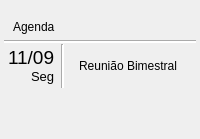
                         <widget class="QWidget" name="local_agenda" native="true">
                          <property name="maximumSize">
                           <size>
                            <width>900</width>
                            <height>16777215</height>
                           </size>
                          </property>
                          <property name="styleSheet">
                           <string notr="true">
#local_agenda{border-radius:15px;
background-color: rgb(108, 108, 108);
}
</string>
                          </property>
                          <layout class="QVBoxLayout" name="verticalLayout_38">
                           <property name="leftMargin">
                            <number>4</number>
                           </property>
                           <property name="rightMargin">
                            <number>4</number>
                           </property>
                           <item>
                            <widget class="QWidget" name="widget_20" native="true">
                             <property name="styleSheet">
                              <string notr="true">font: 81 16pt &quot;Inter ExtraBold&quot;;</string>
                             </property>
                             <layout class="QHBoxLayout" name="horizontalLayout_23">
                              <property name="bottomMargin">
                               <number>0</number>
                              </property>
                              <item alignment="Qt::AlignLeft|Qt::AlignTop">
                               <widget class="QLabel" name="label_10">
                                <property name="text">
                                 <string>Agenda</string>
                                </property>
                               </widget>
                              </item>
                             </layout>
                            </widget>
                           </item>
                           <item>
                            <widget class="QWidget" name="template_agenda_substituir" native="true">
                             <property name="sizePolicy">
                              <sizepolicy hsizetype="Expanding" vsizetype="Fixed">
                               <horstretch>0</horstretch>
                               <verstretch>0</verstretch>
                              </sizepolicy>
                             </property>
                             <property name="cursor">
                              <cursorShape>PointingHandCursor</cursorShape>
                             </property>
                             <property name="styleSheet">
                              <string notr="true">QWidget:hover{
;
	background-color: rgb(90, 90, 90);
}</string>
                             </property>
                             <layout class="QVBoxLayout" name="verticalLayout_34">
                              <property name="spacing">
                               <number>1</number>
                              </property>
                              <property name="leftMargin">
                               <number>0</number>
                              </property>
                              <property name="topMargin">
                               <number>0</number>
                              </property>
                              <property name="rightMargin">
                               <number>0</number>
                              </property>
                              <property name="bottomMargin">
                               <number>0</number>
                              </property>
                              <item>
                               <widget class="Line" name="line_2">
                                <property name="styleSheet">
                                 <string notr="true">background-color: rgb(255, 255, 255);</string>
                                </property>
                                <property name="orientation">
                                 <enum>Qt::Horizontal</enum>
                                </property>
                               </widget>
                              </item>
                              <item>
                               <widget class="QWidget" name="widget_19" native="true">
                                <property name="sizePolicy">
                                 <sizepolicy hsizetype="Preferred" vsizetype="Expanding">
                                  <horstretch>0</horstretch>
                                  <verstretch>0</verstretch>
                                 </sizepolicy>
                                </property>
                                <property name="maximumSize">
                                 <size>
                                  <width>16777215</width>
                                  <height>56</height>
                                 </size>
                                </property>
                                <property name="styleSheet">
                                 <string notr="true">font: 63 18pt &quot;Inter 28pt SemiBold&quot;;
</string>
                                </property>
                                <layout class="QHBoxLayout" name="horizontalLayout_26">
                                 <property name="leftMargin">
                                  <number>0</number>
                                 </property>
                                 <property name="topMargin">
                                  <number>0</number>
                                 </property>
                                 <property name="rightMargin">
                                  <number>0</number>
                                 </property>
                                 <property name="bottomMargin">
                                  <number>0</number>
                                 </property>
                                 <item>
                                  <widget class="QWidget" name="widget_21" native="true">
                                   <layout class="QHBoxLayout" name="horizontalLayout_22">
                                    <property name="leftMargin">
                                     <number>0</number>
                                    </property>
                                    <property name="topMargin">
                                     <number>0</number>
                                    </property>
                                    <property name="rightMargin">
                                     <number>0</number>
                                    </property>
                                    <property name="bottomMargin">
                                     <number>0</number>
                                    </property>
                                    <item>
                                     <widget class="QWidget" name="widget_25" native="true">
                                      <property name="sizePolicy">
                                       <sizepolicy hsizetype="Fixed" vsizetype="Preferred">
                                        <horstretch>0</horstretch>
                                        <verstretch>0</verstretch>
                                       </sizepolicy>
                                      </property>
                                      <layout class="QVBoxLayout" name="verticalLayout_36">
                                       <property name="spacing">
                                        <number>0</number>
                                       </property>
                                       <property name="leftMargin">
                                        <number>4</number>
                                       </property>
                                       <property name="topMargin">
                                        <number>2</number>
                                       </property>
                                       <property name="rightMargin">
                                        <number>0</number>
                                       </property>
                                       <property name="bottomMargin">
                                        <number>4</number>
                                       </property>
                                       <item>
                                        <widget class="QLabel" name="label_2">
                                         <property name="sizePolicy">
                                          <sizepolicy hsizetype="Fixed" vsizetype="Fixed">
                                           <horstretch>0</horstretch>
                                           <verstretch>0</verstretch>
                                          </sizepolicy>
                                         </property>
                                         <property name="text">
                                          <string>&lt;html&gt;&lt;head/&gt;&lt;body&gt;&lt;p&gt;&lt;span style=&quot; font-size:14pt;&quot;&gt;11/09&lt;/span&gt;&lt;/p&gt;&lt;/body&gt;&lt;/html&gt;</string>
                                         </property>
                                        </widget>
                                       </item>
                                       <item alignment="Qt::AlignRight|Qt::AlignTop">
                                        <widget class="QLabel" name="label_5">
                                         <property name="sizePolicy">
                                          <sizepolicy hsizetype="Fixed" vsizetype="Preferred">
                                           <horstretch>0</horstretch>
                                           <verstretch>0</verstretch>
                                          </sizepolicy>
                                         </property>
                                         <property name="text">
                                          <string>&lt;html&gt;&lt;head/&gt;&lt;body&gt;&lt;p&gt;&lt;span style=&quot; font-size:10pt;&quot;&gt;Seg&lt;/span&gt;&lt;/p&gt;&lt;/body&gt;&lt;/html&gt;</string>
                                         </property>
                                        </widget>
                                       </item>
                                      </layout>
                                     </widget>
                                    </item>
                                    <item>
                                     <widget class="Line" name="line_3">
                                      <property name="font">
                                       <font>
                                        <family>Inter 28pt SemiBold</family>
                                        <pointsize>18</pointsize>
                                        <weight>7</weight>
                                        <italic>false</italic>
                                        <bold>false</bold>
                                       </font>
                                      </property>
                                      <property name="styleSheet">
                                       <string notr="true">background-color: rgb(255, 255, 255);
</string>
                                      </property>
                                      <property name="lineWidth">
                                       <number>1</number>
                                      </property>
                                      <property name="midLineWidth">
                                       <number>0</number>
                                      </property>
                                      <property name="orientation">
                                       <enum>Qt::Vertical</enum>
                                      </property>
                                     </widget>
                                    </item>
                                    <item>
                                     <widget class="QWidget" name="widget_26" native="true">
                                      <property name="styleSheet">
                                       <string notr="true">font: 63 14pt &quot;Inter 28pt SemiBold&quot;;</string>
                                      </property>
                                      <layout class="QVBoxLayout" name="verticalLayout_37">
                                       <item>
                                        <widget class="QLabel" name="label_8">
                                         <property name="text">
                                          <string>Reunião Bimestral</string>
                                         </property>
                                        </widget>
                                       </item>
                                      </layout>
                                     </widget>
                                    </item>
                                   </layout>
                                  </widget>
                                 </item>
                                </layout>
                               </widget>
                              </item>
                             </layout>
                            </widget>
                           </item>
                           <item>
                            <spacer name="verticalSpacer_8">
                             <property name="orientation">
                              <enum>Qt::Vertical</enum>
                             </property>
                             <property name="sizeHint" stdset="0">
                              <size>
                               <width>20</width>
                               <height>40</height>
                              </size>
                             </property>
                            </spacer>
                           </item>
                          </layout>
                         </widget>
